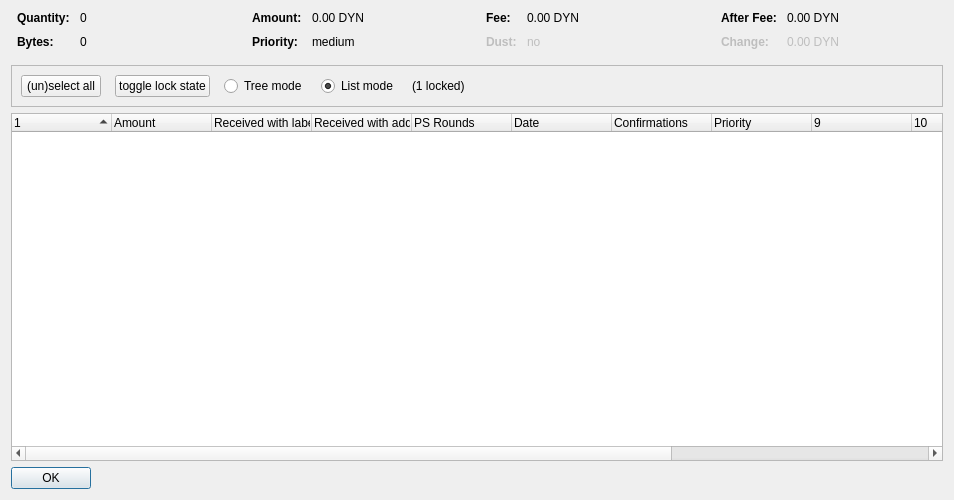
<?xml version="1.0" encoding="UTF-8"?>
<ui version="4.0">
 <class>CoinControlDialog</class>
 <widget class="QDialog" name="CoinControlDialog">
  <property name="geometry">
   <rect>
    <x>0</x>
    <y>0</y>
    <width>954</width>
    <height>500</height>
   </rect>
  </property>
  <property name="windowTitle">
   <string>Coin Selection</string>
  </property>
  <layout class="QVBoxLayout" name="verticalLayout">
   <item>
    <layout class="QHBoxLayout" name="horizontalLayoutTop" stretch="0,0,0,0">
     <property name="topMargin">
      <number>0</number>
     </property>
     <property name="bottomMargin">
      <number>10</number>
     </property>
     <item>
      <layout class="QFormLayout" name="formLayoutCoinControl1">
       <property name="horizontalSpacing">
        <number>10</number>
       </property>
       <property name="verticalSpacing">
        <number>10</number>
       </property>
       <property name="leftMargin">
        <number>6</number>
       </property>
       <property name="rightMargin">
        <number>6</number>
       </property>
       <item row="0" column="0">
        <widget class="QLabel" name="labelCoinControlQuantityText">
         <property name="font">
          <font>
           <weight>75</weight>
           <bold>true</bold>
          </font>
         </property>
         <property name="text">
          <string>Quantity:</string>
         </property>
        </widget>
       </item>
       <item row="0" column="1">
        <widget class="QLabel" name="labelCoinControlQuantity">
         <property name="cursor">
          <cursorShape>IBeamCursor</cursorShape>
         </property>
         <property name="contextMenuPolicy">
          <enum>Qt::ActionsContextMenu</enum>
         </property>
         <property name="text">
          <string notr="true">0</string>
         </property>
         <property name="textInteractionFlags">
          <set>Qt::LinksAccessibleByMouse|Qt::TextSelectableByKeyboard|Qt::TextSelectableByMouse</set>
         </property>
        </widget>
       </item>
       <item row="1" column="0">
        <widget class="QLabel" name="labelCoinControlBytesText">
         <property name="font">
          <font>
           <weight>75</weight>
           <bold>true</bold>
          </font>
         </property>
         <property name="text">
          <string>Bytes:</string>
         </property>
        </widget>
       </item>
       <item row="1" column="1">
        <widget class="QLabel" name="labelCoinControlBytes">
         <property name="cursor">
          <cursorShape>IBeamCursor</cursorShape>
         </property>
         <property name="contextMenuPolicy">
          <enum>Qt::ActionsContextMenu</enum>
         </property>
         <property name="text">
          <string notr="true">0</string>
         </property>
         <property name="textInteractionFlags">
          <set>Qt::LinksAccessibleByMouse|Qt::TextSelectableByKeyboard|Qt::TextSelectableByMouse</set>
         </property>
        </widget>
       </item>
      </layout>
     </item>
     <item>
      <layout class="QFormLayout" name="formLayoutCoinControl2">
       <property name="horizontalSpacing">
        <number>10</number>
       </property>
       <property name="verticalSpacing">
        <number>10</number>
       </property>
       <property name="leftMargin">
        <number>6</number>
       </property>
       <property name="rightMargin">
        <number>6</number>
       </property>
       <item row="0" column="0">
        <widget class="QLabel" name="labelCoinControlAmountText">
         <property name="font">
          <font>
           <weight>75</weight>
           <bold>true</bold>
          </font>
         </property>
         <property name="text">
          <string>Amount:</string>
         </property>
        </widget>
       </item>
       <item row="0" column="1">
        <widget class="QLabel" name="labelCoinControlAmount">
         <property name="cursor">
          <cursorShape>IBeamCursor</cursorShape>
         </property>
         <property name="contextMenuPolicy">
          <enum>Qt::ActionsContextMenu</enum>
         </property>
         <property name="text">
          <string notr="true">0.00 DYN</string>
         </property>
         <property name="textInteractionFlags">
          <set>Qt::LinksAccessibleByMouse|Qt::TextSelectableByKeyboard|Qt::TextSelectableByMouse</set>
         </property>
        </widget>
       </item>
       <item row="1" column="0">
        <widget class="QLabel" name="labelCoinControlPriorityText">
         <property name="font">
          <font>
           <weight>75</weight>
           <bold>true</bold>
          </font>
         </property>
         <property name="text">
          <string>Priority:</string>
         </property>
        </widget>
       </item>
       <item row="1" column="1">
        <widget class="QLabel" name="labelCoinControlPriority">
         <property name="cursor">
          <cursorShape>IBeamCursor</cursorShape>
         </property>
         <property name="contextMenuPolicy">
          <enum>Qt::ActionsContextMenu</enum>
         </property>
         <property name="text">
          <string>medium</string>
         </property>
         <property name="textInteractionFlags">
          <set>Qt::LinksAccessibleByMouse|Qt::TextSelectableByKeyboard|Qt::TextSelectableByMouse</set>
         </property>
        </widget>
       </item>
      </layout>
     </item>
     <item>
      <layout class="QFormLayout" name="formLayoutCoinControl3">
       <property name="horizontalSpacing">
        <number>10</number>
       </property>
       <property name="verticalSpacing">
        <number>10</number>
       </property>
       <property name="leftMargin">
        <number>6</number>
       </property>
       <property name="rightMargin">
        <number>6</number>
       </property>
       <item row="0" column="0">
        <widget class="QLabel" name="labelCoinControlFeeText">
         <property name="font">
          <font>
           <weight>75</weight>
           <bold>true</bold>
          </font>
         </property>
         <property name="text">
          <string>Fee:</string>
         </property>
        </widget>
       </item>
       <item row="0" column="1">
        <widget class="QLabel" name="labelCoinControlFee">
         <property name="cursor">
          <cursorShape>IBeamCursor</cursorShape>
         </property>
         <property name="contextMenuPolicy">
          <enum>Qt::ActionsContextMenu</enum>
         </property>
         <property name="text">
          <string notr="true">0.00 DYN</string>
         </property>
         <property name="textInteractionFlags">
          <set>Qt::LinksAccessibleByMouse|Qt::TextSelectableByKeyboard|Qt::TextSelectableByMouse</set>
         </property>
        </widget>
       </item>
       <item row="1" column="0">
        <widget class="QLabel" name="labelCoinControlLowOutputText">
         <property name="enabled">
          <bool>false</bool>
         </property>
         <property name="font">
          <font>
           <weight>75</weight>
           <bold>true</bold>
          </font>
         </property>
         <property name="text">
          <string>Dust:</string>
         </property>
        </widget>
       </item>
       <item row="1" column="1">
        <widget class="QLabel" name="labelCoinControlLowOutput">
         <property name="enabled">
          <bool>false</bool>
         </property>
         <property name="cursor">
          <cursorShape>IBeamCursor</cursorShape>
         </property>
         <property name="contextMenuPolicy">
          <enum>Qt::ActionsContextMenu</enum>
         </property>
         <property name="text">
          <string>no</string>
         </property>
         <property name="textInteractionFlags">
          <set>Qt::LinksAccessibleByMouse|Qt::TextSelectableByKeyboard|Qt::TextSelectableByMouse</set>
         </property>
        </widget>
       </item>
      </layout>
     </item>
     <item>
      <layout class="QFormLayout" name="formLayoutCoinControl4">
       <property name="horizontalSpacing">
        <number>10</number>
       </property>
       <property name="verticalSpacing">
        <number>10</number>
       </property>
       <property name="leftMargin">
        <number>6</number>
       </property>
       <property name="rightMargin">
        <number>6</number>
       </property>
       <item row="0" column="0">
        <widget class="QLabel" name="labelCoinControlAfterFeeText">
         <property name="font">
          <font>
           <weight>75</weight>
           <bold>true</bold>
          </font>
         </property>
         <property name="text">
          <string>After Fee:</string>
         </property>
        </widget>
       </item>
       <item row="0" column="1">
        <widget class="QLabel" name="labelCoinControlAfterFee">
         <property name="cursor">
          <cursorShape>IBeamCursor</cursorShape>
         </property>
         <property name="contextMenuPolicy">
          <enum>Qt::ActionsContextMenu</enum>
         </property>
         <property name="text">
          <string notr="true">0.00 DYN</string>
         </property>
         <property name="textInteractionFlags">
          <set>Qt::LinksAccessibleByMouse|Qt::TextSelectableByKeyboard|Qt::TextSelectableByMouse</set>
         </property>
        </widget>
       </item>
       <item row="1" column="0">
        <widget class="QLabel" name="labelCoinControlChangeText">
         <property name="enabled">
          <bool>false</bool>
         </property>
         <property name="font">
          <font>
           <weight>75</weight>
           <bold>true</bold>
          </font>
         </property>
         <property name="text">
          <string>Change:</string>
         </property>
        </widget>
       </item>
       <item row="1" column="1">
        <widget class="QLabel" name="labelCoinControlChange">
         <property name="enabled">
          <bool>false</bool>
         </property>
         <property name="cursor">
          <cursorShape>IBeamCursor</cursorShape>
         </property>
         <property name="contextMenuPolicy">
          <enum>Qt::ActionsContextMenu</enum>
         </property>
         <property name="text">
          <string notr="true">0.00 DYN</string>
         </property>
         <property name="textInteractionFlags">
          <set>Qt::LinksAccessibleByMouse|Qt::TextSelectableByKeyboard|Qt::TextSelectableByMouse</set>
         </property>
        </widget>
       </item>
      </layout>
     </item>
    </layout>
   </item>
   <item>
    <widget class="QFrame" name="frame">
     <property name="minimumSize">
      <size>
       <width>0</width>
       <height>40</height>
      </size>
     </property>
     <property name="frameShape">
      <enum>QFrame::StyledPanel</enum>
     </property>
     <property name="frameShadow">
      <enum>QFrame::Sunken</enum>
     </property>
     <layout class="QHBoxLayout" name="horizontalLayout">
      <item>
       <layout class="QHBoxLayout" name="horizontalLayoutPanel" stretch="0,0,0,0,0,0">
        <property name="spacing">
         <number>14</number>
        </property>
        <item>
         <widget class="QPushButton" name="pushButtonSelectAll">
          <property name="sizePolicy">
           <sizepolicy hsizetype="Maximum" vsizetype="Fixed">
            <horstretch>0</horstretch>
            <verstretch>0</verstretch>
           </sizepolicy>
          </property>
          <property name="text">
           <string>(un)select all</string>
          </property>
          <property name="autoDefault">
           <bool>false</bool>
          </property>
         </widget>
        </item>
        <item>
         <widget class="QPushButton" name="pushButtonToggleLock">
          <property name="sizePolicy">
           <sizepolicy hsizetype="Maximum" vsizetype="Fixed">
            <horstretch>0</horstretch>
            <verstretch>0</verstretch>
           </sizepolicy>
          </property>
          <property name="text">
           <string>toggle lock state</string>
          </property>
          <property name="autoDefault">
           <bool>false</bool>
          </property>
         </widget>
        </item>
        <item>
         <widget class="QRadioButton" name="radioTreeMode">
          <property name="sizePolicy">
           <sizepolicy hsizetype="Maximum" vsizetype="Fixed">
            <horstretch>0</horstretch>
            <verstretch>0</verstretch>
           </sizepolicy>
          </property>
          <property name="text">
           <string>Tree mode</string>
          </property>
         </widget>
        </item>
        <item>
         <widget class="QRadioButton" name="radioListMode">
          <property name="sizePolicy">
           <sizepolicy hsizetype="Maximum" vsizetype="Fixed">
            <horstretch>0</horstretch>
            <verstretch>0</verstretch>
           </sizepolicy>
          </property>
          <property name="text">
           <string>List mode</string>
          </property>
          <property name="checked">
           <bool>true</bool>
          </property>
         </widget>
        </item>
        <item>
         <widget class="QLabel" name="labelLocked">
          <property name="text">
           <string>(1 locked)</string>
          </property>
         </widget>
        </item>
        <item>
         <spacer name="horizontalSpacer">
          <property name="orientation">
           <enum>Qt::Horizontal</enum>
          </property>
          <property name="sizeHint" stdset="0">
           <size>
            <width>40</width>
            <height>20</height>
           </size>
          </property>
         </spacer>
        </item>
       </layout>
      </item>
     </layout>
    </widget>
   </item>
   <item>
    <widget class="CoinControlTreeWidget" name="treeWidget">
     <property name="contextMenuPolicy">
      <enum>Qt::CustomContextMenu</enum>
     </property>
     <property name="sortingEnabled">
      <bool>false</bool>
     </property>
     <property name="columnCount">
      <number>13</number>
     </property>
     <attribute name="headerShowSortIndicator" stdset="0">
      <bool>true</bool>
     </attribute>
     <attribute name="headerStretchLastSection">
      <bool>false</bool>
     </attribute>
     <column>
      <property name="text">
       <string/>
      </property>
     </column>
     <column>
      <property name="text">
       <string>Amount</string>
      </property>
     </column>
     <column>
      <property name="text">
       <string>Received with label</string>
      </property>
     </column>
     <column>
      <property name="text">
       <string>Received with address</string>
      </property>
     </column>
     <column>
      <property name="text">
       <string>PS Rounds</string>
      </property>
     </column>
     <column>
      <property name="text">
       <string>Date</string>
      </property>
     </column>
     <column>
      <property name="text">
       <string>Confirmations</string>
      </property>
      <property name="toolTip">
       <string>Confirmed</string>
      </property>
     </column>
     <column>
      <property name="text">
       <string>Priority</string>
      </property>
     </column>
     <column>
      <property name="text">
       <string/>
      </property>
     </column>
     <column>
      <property name="text">
       <string/>
      </property>
     </column>
     <column>
      <property name="text">
       <string/>
      </property>
     </column>
     <column>
      <property name="text">
       <string/>
      </property>
     </column>
     <column>
      <property name="text">
       <string/>
      </property>
     </column>
    </widget>
   </item>
   <item>
    <widget class="QDialogButtonBox" name="buttonBox">
     <property name="sizePolicy">
      <sizepolicy hsizetype="Maximum" vsizetype="Fixed">
       <horstretch>0</horstretch>
       <verstretch>0</verstretch>
      </sizepolicy>
     </property>
     <property name="orientation">
      <enum>Qt::Horizontal</enum>
     </property>
     <property name="standardButtons">
      <set>QDialogButtonBox::Ok</set>
     </property>
    </widget>
   </item>
  </layout>
 </widget>
 <customwidgets>
  <customwidget>
   <class>CoinControlTreeWidget</class>
   <extends>QTreeWidget</extends>
   <header>coincontroltreewidget.h</header>
  </customwidget>
 </customwidgets>
 <resources/>
 <connections/>
</ui>
